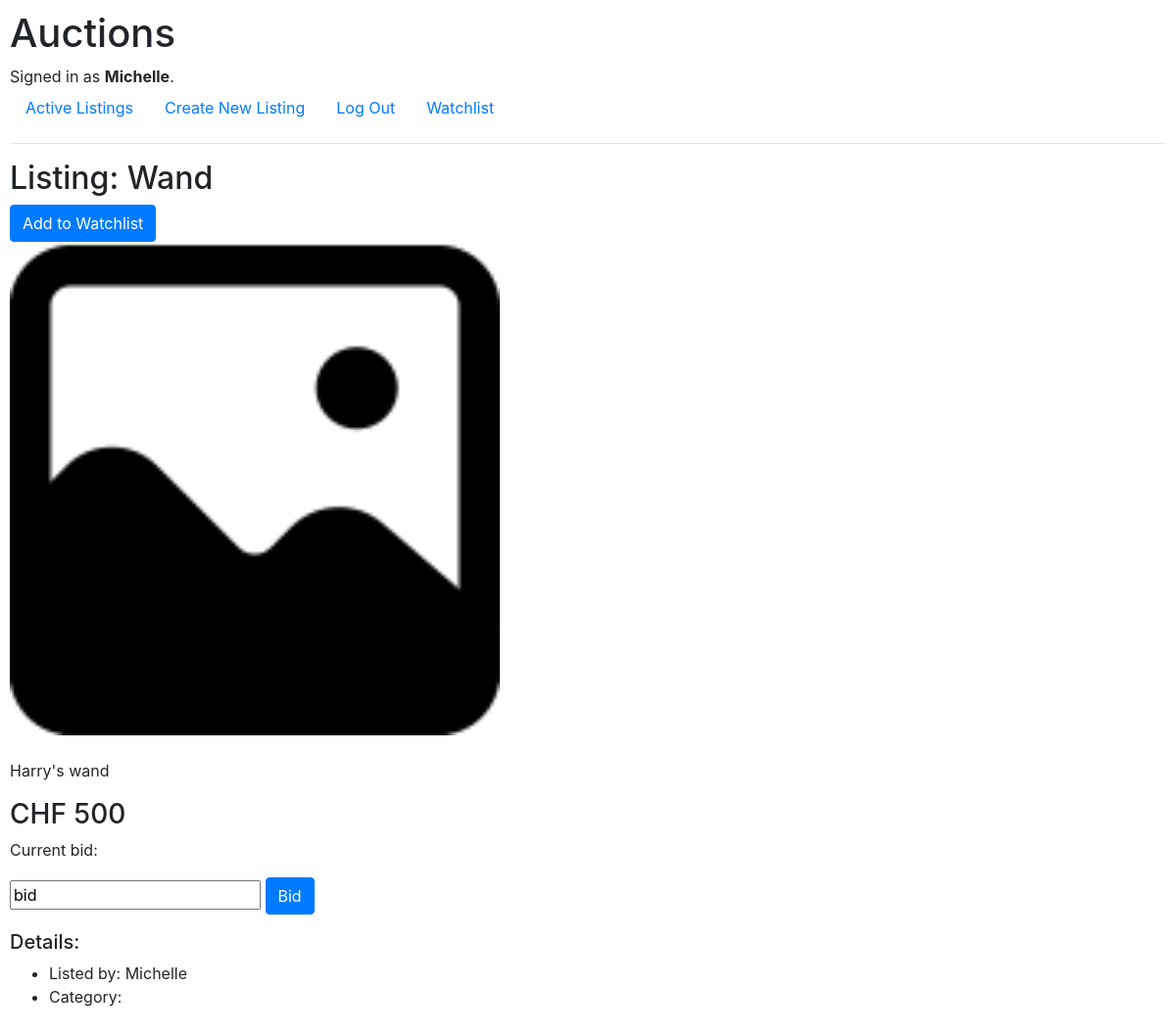
The page /listing/4 (signed in) on the database its author committed.
### auctions/models.py (models this page shows)
class User(AbstractUser):
    watchlist = models.ManyToManyField("Listing", blank=True, related_name="watched_by") #a user cna have many listings in their watchlist and a listing can be in many users's watchlists
    '''user.watchlist.all()           # Listings the user is watching
       listing.watched_by.all()       # Users who are watching this listing'''

class Listing(models.Model):
    title = models.CharField(max_length=40)
    description = models.TextField()
    starting_bid = models.IntegerField()
    url_picture = models.CharField(max_length=1000,blank=True)
    category = models.CharField(max_length=20,blank=True)
    user = models.ForeignKey(
        settings.AUTH_USER_MODEL,  # refers to your custom User model
        on_delete=models.CASCADE,  # if user is deleted, delete their listings
        related_name="listings",    # access via user.listings.all()
        default = 1 #sets the admin user
    )

### auctions/views.py (the view)
# urls.py: path("listing/<int:listing_id>",views.listing,name="listing")
def listing(request,listing_id):
    listing = get_object_or_404(Listing, pk=listing_id)
    return render(request, "auctions/listing.html",{
        "listing": listing
    })

### auctions/templates/auctions/listing.html (shortened to what this page needs)
{% extends "auctions/layout.html" %}
{% load static %}
{% block body %}
    <h2>Listing: {{listing.title}}</h2>
    {% if user.is_authenticated %}
    <form action="{% url 'toggle_watchlist' listing.id %}" method="post">
        {% if listing in user.watchlist.all %}
            <button class="btn btn-secondary" type="submit">Remove from Watchlist</button>
        {% else %}
            <button class="btn btn-primary" type="submit">Add to Watchlist</button>
        {% endif %}
    </form>
    {% endif %}
    {% if listing.category %}
        <img src="{% static 'auctions/' %}{{ listing.category|lower }}.jpeg" class="card-img-top" alt="{{ listing.category }}">
    {% else %}
        <img src="{% static 'auctions/default.png' %}" class="card-img-top" alt="No category">
    {% endif %}
    <p><br>{{listing.description}}</p>
    <h3>CHF {{listing.starting_bid}}</h3>
    <form>
        <p>Current bid: <p>
        <input type = "text" value="bid">
        <input class="btn btn-primary" type="submit" value="Bid">
    </form>
    <h5>Details:</h5>
    <ul>
        <li>Listed by: {{listing.user.username}}</li>
        <li>Category: {{listing.category}}</li>
    </ul>
{% endblock %}

### auctions/templates/auctions/layout.html (shortened to what this page needs)
{% load static %}
<!DOCTYPE html>
<html lang="en">
    <head>
        <link rel="stylesheet" href="https://stackpath.bootstrapcdn.com/bootstrap/4.4.1/css/bootstrap.min.css">
        <link href="{% static 'auctions/styles.css' %}" rel="stylesheet">
    </head>
    <body>
        <h1>Auctions</h1>
        <div>
            {% if user.is_authenticated %}
                Signed in as <strong>{{ user.username }}</strong>.
            {% else %}
                Not signed in.
            {% endif %}
        </div>
        <ul class="nav">
            <li class="nav-item">
                <a class="nav-link" href="{% url 'index' %}">Active Listings</a>
            </li>
            {% if user.is_authenticated %}
                <li class="nav-item">
                    <a class="nav-link" href="{% url 'newListing' %}">Create New Listing</a>
                </li>
                <li class="nav-item">
                    <a class="nav-link" href="{% url 'logout' %}">Log Out</a>
                </li>
                <li class="nav-item">
                    <a class="nav-link" href="{% url 'watchlist' %}">Watchlist</a>
                </li>
            {% endif %}
        </ul>
        <hr>
        {% block body %}
        {% endblock %}
    </body>
</html>

### auctions/static/auctions/styles.css (style rules this page uses)
body { padding: 10px; }
img { max-width:500px }

### rows shown on the page
User: username "Michelle"
Listing: title "Wand", description "Harry's wand", starting_bid "500", user.username "Michelle"
